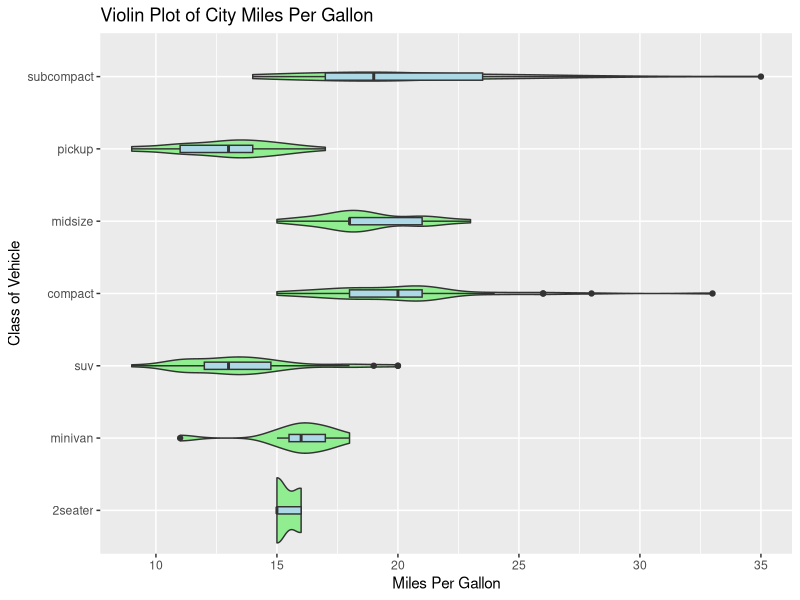
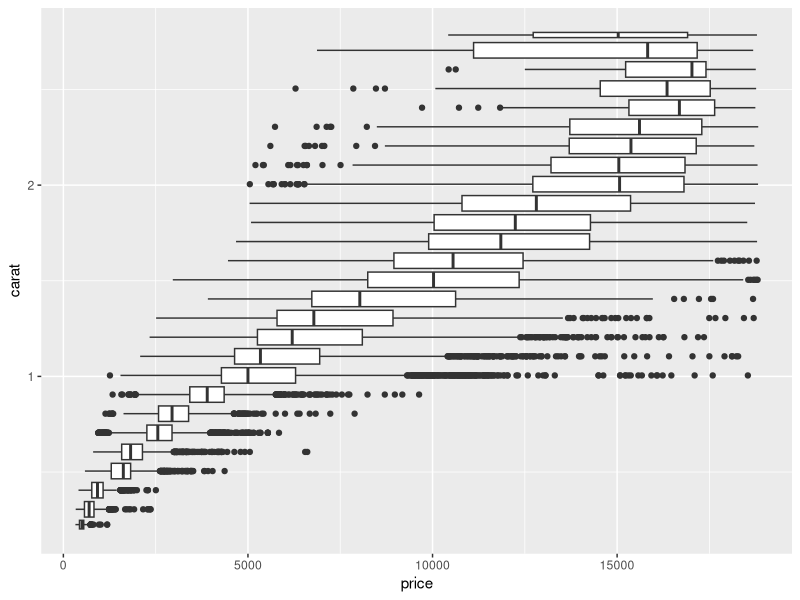
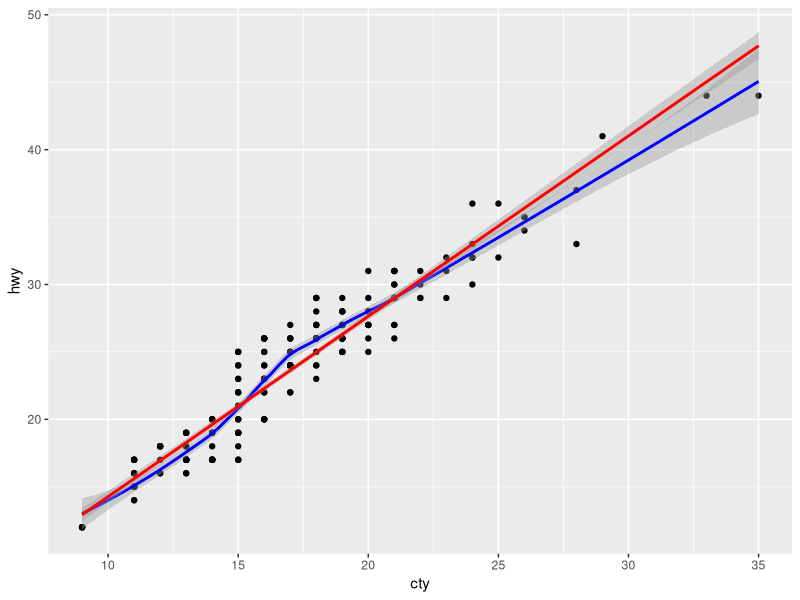
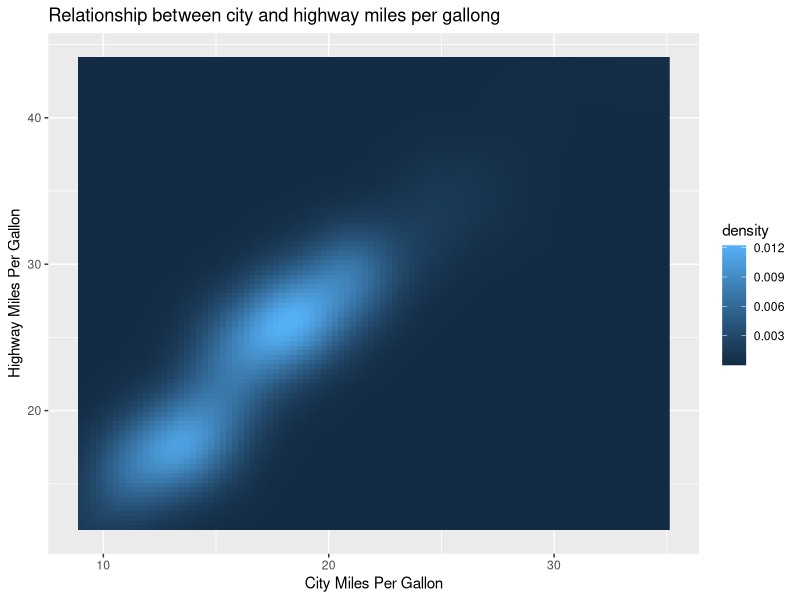

Source code (R) for these figures, in order:
## ---- chunk 1
knitr::opts_chunk$set(echo = TRUE)
library(tidyverse)
## ---- chunk 2
mpg %>%
  ggplot(aes(x = reorder(class, cty, FUN = IQR), y = cty)) +
  geom_violin(fill = "lightgreen") +
  geom_boxplot(width = 0.1, fill = "lightblue") +
  labs(
    title = "Violin Plot of City Miles Per Gallon",
    x = "Class of Vehicle",
    y = "Miles Per Gallon") +
  coord_flip()
## ---- chunk 3
diamonds %>%
  filter(carat < 3) %>% 
  ggplot(aes(x = carat, y = price)) +
  geom_boxplot(aes(group = cut_width(carat, 0.1))) +
  coord_flip()
## ---- chunk 4
cov(mpg$hwy, mpg$cty)
cor(mpg$hwy, mpg$cty)

mpg %>% 
  ggplot(aes(x = cty, y = hwy)) +
  geom_point() +
  geom_smooth(color = "blue") +
  geom_smooth(method = "lm", color = "red")

mpg %>%
  ggplot(aes(x = cty, y = hwy)) +
  stat_density_2d(aes(fill = stat(density)), geom = "raster", contour = FALSE) +
  labs(
    title = "Relationship between city and highway miles per gallong",
    x = "City Miles Per Gallon",
    y = "Highway Miles Per Gallon"
  )
